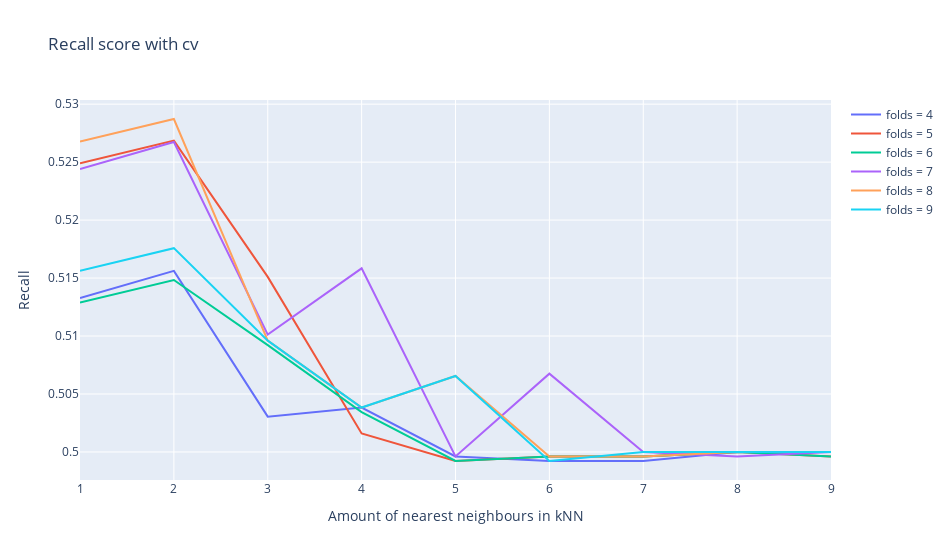

Write notebook code for a chart like this one.
### Code cell
fig= go.Figure() 
for ind, fold in enumerate(amount_folds):
    fig.add_scatter(x=np.array(amount_k), y=result_rec[ind], mode="lines", name =f"folds = {fold}")
fig.update_layout(width=950, title="Recall score with cv", 
                  xaxis_title="Amount of nearest neighbours in kNN", yaxis_title="Recall") 
fig.show()

### Figure 1 — Plotly figure (JSON) as saved in the notebook; plotly's stock layout.template omitted (floating-point values rounded to 4 significant figures)
{"data": [{"mode": "lines", "name": "folds = 4", "type": "scatter", "x": [1, 2, 3, 4, 5, 6, 7, 8, 9], "y": [0.5133, 0.5156, 0.503, 0.5038, 0.4996, 0.4992, 0.4992, 0.5, 0.5]}, {"mode": "lines", "name": "folds = 5", "type": "scatter", "x": [1, 2, 3, 4, 5, 6, 7, 8, 9], "y": [0.5249, 0.5269, 0.5151, 0.5016, 0.4992, 0.4996, 0.4996, 0.5, 0.4996]}, {"mode": "lines", "name": "folds = 6", "type": "scatter", "x": [1, 2, 3, 4, 5, 6, 7, 8, 9], "y": [0.5129, 0.5148, 0.5092, 0.5034, 0.4992, 0.4996, 0.4996, 0.5, 0.4996]}, {"mode": "lines", "name": "folds = 7", "type": "scatter", "x": [1, 2, 3, 4, 5, 6, 7, 8, 9], "y": [0.5244, 0.5267, 0.5101, 0.5158, 0.4996, 0.5068, 0.5, 0.4996, 0.5]}, {"mode": "lines", "name": "folds = 8", "type": "scatter", "x": [1, 2, 3, 4, 5, 6, 7, 8, 9], "y": [0.5268, 0.5287, 0.5096, 0.5038, 0.5066, 0.4996, 0.4996, 0.5, 0.5]}, {"mode": "lines", "name": "folds = 9", "type": "scatter", "x": [1, 2, 3, 4, 5, 6, 7, 8, 9], "y": [0.5156, 0.5176, 0.5096, 0.5038, 0.5066, 0.4992, 0.5, 0.5, 0.5]}], "layout": {"title": {"text": "Recall score with cv"}, "width": 950, "xaxis": {"title": {"text": "Amount of nearest neighbours in kNN"}}, "yaxis": {"title": {"text": "Recall"}}}}
